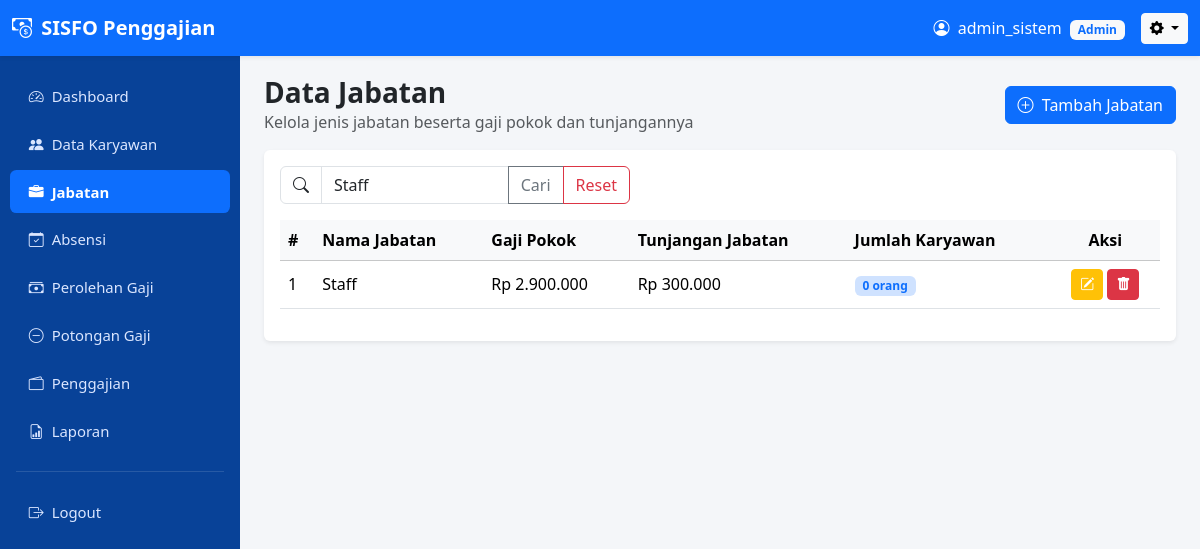
The app's page /jabatan/index.php?cari=Staff (signed in) with its own data.
### tables this page shows
CREATE TABLE `jabatan` (
  `id_jabatan` int(11) NOT NULL,
  `nama_jabatan` varchar(100) NOT NULL,
  `gaji_pokok` int(11) NOT NULL,
  `tunjangan_jabatan` int(11) DEFAULT 0
);

### jabatan/index.php (the view, shortened to what this page needs)
<?php
require_once '../config/config.php';
$cari = trim($_GET['cari'] ?? '');
$sql = "SELECT j.*,
        (SELECT COUNT(*) FROM karyawan k WHERE k.id_jabatan = j.id_jabatan) AS jumlah_karyawan
        FROM jabatan j";
if ($cari !== '') {
    $sql .= " WHERE j.nama_jabatan LIKE :cari";
}
$sql .= " ORDER BY j.nama_jabatan ASC";
$stmt = $koneksi->prepare($sql);
if ($cari !== '') {
    $stmt->bindValue(':cari', "%{$cari}%");
}
$stmt->execute();
$daftar_jabatan = $stmt->fetchAll();
require_once '../component/header.php';
require_once '../component/sidebar.php';
?>
<div class="d-flex justify-content-between align-items-center mb-3">
    <div>
        <h3 class="fw-bold mb-0">Data Jabatan</h3>
        <p class="text-muted mb-0">Kelola jenis jabatan beserta gaji pokok dan tunjangannya</p>
    </div>
    <a href="tambah.php" class="btn btn-primary">
        <i class="bi bi-plus-circle me-1"></i> Tambah Jabatan
    </a>
</div>
<div class="card border-0 shadow-sm">
    <div class="card-body">
        <form method="GET" class="mb-3">
            <div class="input-group" style="max-width: 350px;">
                <span class="input-group-text bg-white"><i class="bi bi-search"></i></span>
                <input type="text" name="cari" class="form-control" placeholder="Cari nama jabatan..." value="<?= htmlspecialchars($cari) ?>">
                <button type="submit" class="btn btn-outline-secondary">Cari</button>
                <?php if ($cari !== ''): ?>
                    <a href="index.php" class="btn btn-outline-danger">Reset</a>
                <?php endif; ?>
            </div>
        </form>
        <div class="table-responsive">
            <table class="table table-hover align-middle">
                <thead class="table-light">
                    <tr>
                        <th>#</th>
                        <th>Nama Jabatan</th>
                        <th>Gaji Pokok</th>
                        <th>Tunjangan Jabatan</th>
                        <th>Jumlah Karyawan</th>
                        <th class="text-center">Aksi</th>
                    </tr>
                </thead>
                <tbody>
                    <?php if (count($daftar_jabatan) === 0): ?>
                        <tr>
                            <td colspan="6" class="text-center text-muted py-4">
                                <i class="bi bi-inbox fs-4 d-block mb-1"></i>
                                Belum ada data jabatan.
                            </td>
                        </tr>
                    <?php else: ?>
                        <?php $no = 1; foreach ($daftar_jabatan as $row): ?>
                            <tr>
                                <td><?= $no++ ?></td>
                                <td><?= htmlspecialchars($row['nama_jabatan']) ?></td>
                                <td>Rp <?= number_format($row['gaji_pokok'], 0, ',', '.') ?></td>
                                <td>Rp <?= number_format($row['tunjangan_jabatan'], 0, ',', '.') ?></td>
                                <td>
                                    <span class="badge bg-primary-subtle text-primary"><?= $row['jumlah_karyawan'] ?> orang</span>
                                </td>
                                <td class="text-center">
                                    <a href="edit.php?id=<?= $row['id_jabatan'] ?>" class="btn btn-sm btn-warning text-white" title="Edit">
                                        <i class="bi bi-pencil-square"></i>
                                    </a>
                                    <a href="hapus.php?id=<?= $row['id_jabatan'] ?>"
                                       class="btn btn-sm btn-danger"
                                       title="Hapus"
                                       onclick="return confirm('Yakin ingin menghapus jabatan \'<?= htmlspecialchars(addslashes($row['nama_jabatan'])) ?>\'?<?= $row['jumlah_karyawan'] > 0 ? ' Ada ' . $row['jumlah_karyawan'] . ' karyawan yang memakai jabatan ini, jabatan mereka akan dikosongkan.' : '' ?>');">
                                        <i class="bi bi-trash-fill"></i>
                                    </a>
                                </td>
                            </tr>
                        <?php endforeach; ?>
                    <?php endif; ?>
                </tbody>
            </table>
        </div>
    </div>
</div>
<?php require_once '../component/footer.php'; ?>

### records on screen
jabatan: nama_jabatan "Staff", gaji_pokok "2.900.000", tunjangan_jabatan "300.000", jumlah_karyawan "0"

### other values on screen
$nama_tampil "admin_sistem"
$role_tampil "Admin"
$item['label'] "Dashboard"
$item['label'] "Data Karyawan"
$item['label'] "Jabatan"
$item['label'] "Absensi"
$item['label'] "Perolehan Gaji"
$item['label'] "Potongan Gaji"
$item['label'] "Penggajian"
$item['label'] "Laporan"
